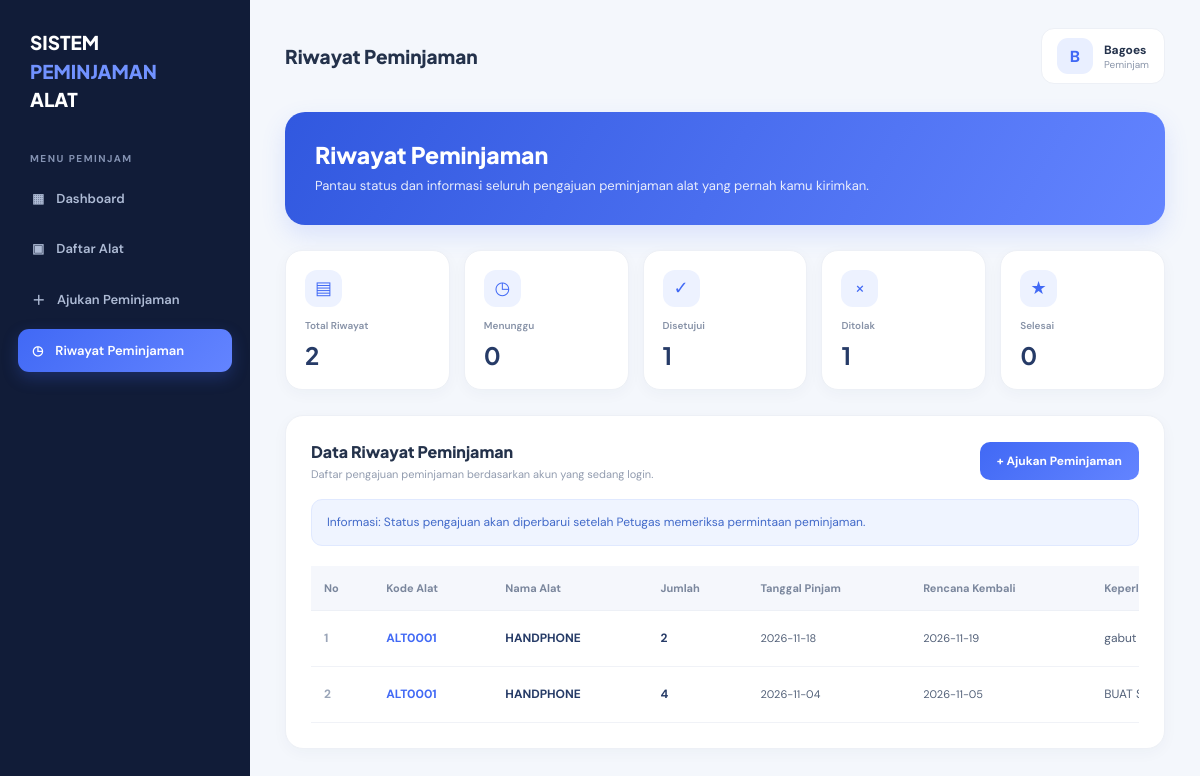
The app's page /riwayat_peminjaman.php (signed in) with its own data.
### tables this page shows
CREATE TABLE `detail_peminjaman` (
  `id_detail` int NOT NULL,
  `id_peminjaman` int NOT NULL,
  `id_alat` int NOT NULL,
  `jumlah_pinjam` int NOT NULL
);

CREATE TABLE `alat` (
  `id_alat` int NOT NULL,
  `id_kategori` int NOT NULL,
  `kode_alat` varchar(30) NOT NULL,
  `nama_alat` varchar(100) NOT NULL,
  `jumlah` int NOT NULL DEFAULT '0',
  `stok` int NOT NULL DEFAULT '0',
  `kondisi` varchar(50) NOT NULL,
  `lokasi` varchar(100) DEFAULT NULL,
  `created_at` timestamp NULL DEFAULT CURRENT_TIMESTAMP
);

CREATE TABLE `peminjaman` (
  `id_peminjaman` int NOT NULL,
  `id_user` int NOT NULL,
  `id_petugas` int DEFAULT NULL,
  `tanggal_pengajuan` timestamp NULL DEFAULT CURRENT_TIMESTAMP,
  `tanggal_pinjam` date NOT NULL,
  `tanggal_rencana_kembali` date NOT NULL,
  `keperluan` text NOT NULL,
  `status` enum('Menunggu','Disetujui','Ditolak','Selesai') DEFAULT 'Menunggu'
);

### riwayat_peminjaman.php (the view, shortened to what this page needs)
<?php
require_once "config.php";
$sql = $pdo->prepare(
    "SELECT
        peminjaman.id_peminjaman,
        peminjaman.tanggal_pengajuan,
        peminjaman.tanggal_pinjam,
        peminjaman.tanggal_rencana_kembali,
        peminjaman.keperluan,
        peminjaman.status,
        alat.kode_alat,
        alat.nama_alat,
        detail_peminjaman.jumlah_pinjam
    FROM peminjaman
    INNER JOIN detail_peminjaman
        ON peminjaman.id_peminjaman = detail_peminjaman.id_peminjaman
    INNER JOIN alat
        ON detail_peminjaman.id_alat = alat.id_alat
    WHERE peminjaman.id_user = ?
    ORDER BY peminjaman.id_peminjaman DESC"
);
$sql->execute([$_SESSION["id"]]);
$riwayat = $sql->fetchAll(PDO::FETCH_ASSOC);
$totalRiwayat = count($riwayat);
$totalMenunggu = 0;
$totalDisetujui = 0;
$totalDitolak = 0;
$totalSelesai = 0;
foreach ($riwayat as $data) {
    switch ($data["status"]) {
        case "Disetujui":
            $totalDisetujui++;
            break;
        case "Ditolak":
            $totalDitolak++;
            break;
    }
}
?>
<!DOCTYPE html>
<html lang="id">
<head>
</head>
<body>
<div class="layout">
    <aside class="sidebar">
        <div class="brand">
            SISTEM <span>PEMINJAMAN</span>
            <br>ALAT
        </div>
        <div class="menu-label">MENU PEMINJAM</div>
        <nav class="menu">
            <a href="dashboard.php">
                <span>▦</span> Dashboard
            </a>
            <a href="daftar_alat.php">
                <span>▣</span> Daftar Alat
            </a>
            <a href="ajukan_peminjaman.php">
                <span>＋</span> Ajukan Peminjaman
            </a>
            <a href="riwayat_peminjaman.php" class="active">
                <span>◷</span> Riwayat Peminjaman
            </a>
        </nav>
    </aside>
    <main class="main">
        <div class="topbar">
            <h3>Riwayat Peminjaman</h3>
            <div class="profile">
                <div class="avatar">
                    <?= strtoupper(substr($_SESSION["nama"], 0, 1)) ?>
                </div>
                <div>
                    <div class="profile-name">
                        <?= htmlspecialchars($_SESSION["nama"]) ?>
                    </div>
                    <div class="profile-role">
                        Peminjam
                    </div>
                </div>
            </div>
        </div>
        <section class="page-header">
            <h1>Riwayat Peminjaman</h1>
            <p>
                Pantau status dan informasi seluruh pengajuan peminjaman alat
                yang pernah kamu kirimkan.
            </p>
        </section>
        <section class="stats">
            <div class="stat-card">
                <div class="stat-icon">▤</div>
                <p>Total Riwayat</p>
                <h2><?= $totalRiwayat ?></h2>
            </div>
            <div class="stat-card">
                <div class="stat-icon">◷</div>
                <p>Menunggu</p>
                <h2><?= $totalMenunggu ?></h2>
            </div>
            <div class="stat-card">
                <div class="stat-icon">✓</div>
                <p>Disetujui</p>
                <h2><?= $totalDisetujui ?></h2>
            </div>
            <div class="stat-card">
                <div class="stat-icon">×</div>
                <p>Ditolak</p>
                <h2><?= $totalDitolak ?></h2>
            </div>
            <div class="stat-card">
                <div class="stat-icon">★</div>
                <p>Selesai</p>
                <h2><?= $totalSelesai ?></h2>
            </div>
        </section>
        <section class="content-card">
            <div class="content-header">
                <div>
                    <h3>Data Riwayat Peminjaman</h3>
                    <p>
                        Daftar pengajuan peminjaman berdasarkan akun yang sedang login.
                    </p>
                </div>
                <a href="ajukan_peminjaman.php" class="btn">
                    + Ajukan Peminjaman
                </a>
            </div>
            <div class="info">
                Informasi: Status pengajuan akan diperbarui setelah Petugas
                memeriksa permintaan peminjaman.
            </div>
            <div class="table-wrapper">
                <table>
                    <thead>
                        <tr>
                            <th>No</th>
                            <th>Kode Alat</th>
                            <th>Nama Alat</th>
                            <th>Jumlah</th>
                            <th>Tanggal Pinjam</th>
                            <th>Rencana Kembali</th>
                            <th>Keperluan</th>
                        </tr>
                    </thead>
                    <tbody>
                        <?php if ($totalRiwayat > 0): ?>
                            <?php $no = 1; ?>
                            <?php foreach ($riwayat as $data): ?>
                                <tr>
                                    <td class="nomor">
                                        <?= $no++ ?>
                                    </td>
                                    <td class="kode">
                                        <?= htmlspecialchars($data["kode_alat"]) ?>
                                    </td>
                                    <td class="nama-alat">
                                        <?= htmlspecialchars($data["nama_alat"]) ?>
                                    </td>
                                    <td class="jumlah">
                                        <?= (int) $data["jumlah_pinjam"] ?>
                                    </td>
                                    <td class="tanggal">
                                        <?= htmlspecialchars($data["tanggal_pinjam"]) ?>
                                    </td>
                                    <td class="tanggal">
                                        <?= htmlspecialchars($data["tanggal_rencana_kembali"]) ?>
                                    </td>
                                    <td class="keperluan">
                                        <?= htmlspecialchars($data["keperluan"]) ?>
                                    </td>
                                </tr>
                            <?php endforeach; ?>
                        <?php endif; ?>
                    </tbody>
                </table>
            </div>
        </section>
    </main>
</div>
</body>
</html>

### riwayat_peminjaman.php (style rules this page uses)
* { box-sizing: border-box; margin: 0; padding: 0; }
body { font-family: 'DM Sans', sans-serif; background: #f4f7fc; color: #24324b; }
.layout { display: flex; min-height: 100vh; }
.sidebar { width: 250px; background: #111c38; color: white; padding: 28px 18px; flex-shrink: 0; }
.brand { font-family: 'Plus Jakarta Sans', sans-serif; font-size: 19px; font-weight: 800; padding: 0 12px; margin-bottom: 38px; line-height: 1.5; }
.brand span { color: #7192ff; }
.menu-label { color: #8492b2; font-size: 10px; font-weight: 700; letter-spacing: 1.5px; padding: 0 12px; margin-bottom: 12px; }
.menu a { display: flex; align-items: center; gap: 12px; color: #aebbd5; text-decoration: none; padding: 13px 14px; border-radius: 11px; margin-bottom: 7px; font-size: 13px; font-weight: 600; transition: .2s; }
.menu a.active { background: linear-gradient(135deg, #4169f5, #6384ff); color: white; box-shadow: 0 6px 16px rgba(65, 105, 245, .25); }
.main { flex: 1; min-width: 0; padding: 28px 35px; }
.topbar { display: flex; justify-content: space-between; align-items: center; gap: 15px; margin-bottom: 28px; }
.topbar h3 { font-family: 'Plus Jakarta Sans', sans-serif; font-size: 19px; font-weight: 800; }
.profile { display: flex; align-items: center; gap: 11px; background: white; padding: 9px 15px; border-radius: 13px; border: 1px solid #edf0f6; }
.avatar { width: 36px; height: 36px; display: flex; justify-content: center; align-items: center; border-radius: 11px; background: #e9efff; color: #4169f5; font-weight: 800; }
.profile-name { font-size: 12px; font-weight: 700; }
.profile-role { font-size: 10px; color: #8b96aa; }
.page-header { background: linear-gradient(120deg, #3158df, #6384ff); padding: 28px 30px; border-radius: 20px; color: white; margin-bottom: 25px; box-shadow: 0 10px 25px rgba(65, 105, 245, .15); }
.page-header h1 { font-family: 'Plus Jakarta Sans', sans-serif; font-size: 23px; font-weight: 800; margin-bottom: 7px; }
.page-header p { font-size: 13px; opacity: .88; line-height: 1.6; }
.stats { display: grid; grid-template-columns: repeat(5, minmax(0, 1fr)); gap: 14px; margin-bottom: 25px; }
.stat-card { background: white; border: 1px solid #edf0f6; border-radius: 17px; padding: 19px; box-shadow: 0 4px 15px rgba(30, 50, 90, .035); }
.stat-icon { width: 37px; height: 37px; display: flex; align-items: center; justify-content: center; border-radius: 12px; background: #edf2ff; color: #4169f5; font-size: 18px; margin-bottom: 12px; }
.stat-card p { font-size: 10px; color: #8792a7; font-weight: 600; margin-bottom: 8px; }
.stat-card h2 { font-family: 'Plus Jakarta Sans', sans-serif; font-size: 24px; color: #263b67; }
.content-card { background: white; border: 1px solid #edf0f6; border-radius: 18px; padding: 25px; box-shadow: 0 4px 15px rgba(30, 50, 90, .035); }
.content-header { display: flex; justify-content: space-between; align-items: center; gap: 15px; margin-bottom: 18px; }
.content-header h3 { font-family: 'Plus Jakarta Sans', sans-serif; font-size: 16px; font-weight: 800; }
.content-header p { color: #929caf; font-size: 11px; margin-top: 5px; }
.info { background: #eff4ff; color: #4169c9; border: 1px solid #e0e9ff; padding: 13px 15px; border-radius: 11px; font-size: 12px; margin-bottom: 20px; line-height: 1.6; }
.table-wrapper { width: 100%; overflow-x: auto; }
table { width: 100%; border-collapse: collapse; min-width: 1050px; }
th { background: #f5f7fc; color: #7b879d; font-size: 11px; font-weight: 700; text-align: left; padding: 15px 13px; border-bottom: 1px solid #edf0f6; white-space: nowrap; }
td { padding: 15px 13px; border-bottom: 1px solid #f0f2f7; font-size: 12px; color: #526078; vertical-align: middle; }
.nomor { color: #9aa5b8; font-weight: 700; }
.kode { color: #4169f5; font-weight: 700; white-space: nowrap; }
.nama-alat { color: #263b67; font-weight: 700; }
.jumlah { font-weight: 700; color: #263b67; }
.tanggal { white-space: nowrap; font-size: 11px; }
.keperluan { max-width: 230px; line-height: 1.6; }
.btn { border: none; background: linear-gradient(135deg, #4169f5, #6384ff); color: white; padding: 11px 17px; border-radius: 10px; font-family: inherit; font-size: 12px; font-weight: 700; cursor: pointer; text-decoration: none; display: inline-flex; align-items: center; gap: 7px; transition: .2s; }

### records on screen
detail_peminjaman: id_alat.kode_alat "ALT0001", id_alat.nama_alat "HANDPHONE", jumlah_pinjam "2", id_peminjaman.tanggal_pinjam "2026-11-18", id_peminjaman.tanggal_rencana_kembali "2026-11-19", id_peminjaman.keperluan "gabut"
detail_peminjaman: id_alat.kode_alat "ALT0001", id_alat.nama_alat "HANDPHONE", jumlah_pinjam "4", id_peminjaman.tanggal_pinjam "2026-11-04", id_peminjaman.tanggal_rencana_kembali "2026-11-05", id_peminjaman.keperluan "BUAT…"

### other values on screen
substr($_SESSION["nama"], 0, 1) "B"
$_SESSION["nama"] "Bagoes"
$totalRiwayat "2"
$totalMenunggu "0"
$totalDisetujui "1"
$totalDitolak "1"
$totalSelesai "0"
